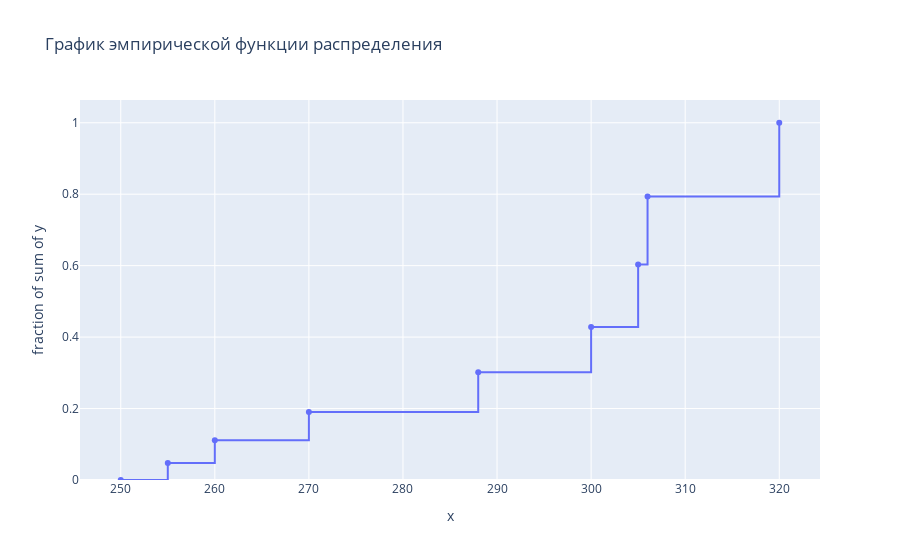

Here is the notebook cell this chart was saved with:
### Markdown cell above
### График эмпирической функции распределения

### Code cell
fig = px.ecdf(
    x=unique,
    y=emp_func.values.tolist()[0],
    markers=True,
    title='График эмпирической функции распределения'
    )
fig.show()

### Figure 1 — Plotly figure (JSON) as saved in the notebook; plotly's stock layout.template omitted (floating-point values rounded to 4 significant figures)
{"data": [{"hovertemplate": "x=%{x}<br>fraction of sum of y=%{y}<extra></extra>", "legendgroup": "", "line": {"dash": "solid", "shape": "hv"}, "marker": {"color": "#636efa", "symbol": "circle"}, "mode": "markers+lines", "name": "", "orientation": "v", "showlegend": false, "type": "scatter", "x": [250, 255, 260, 270, 288, 300, 305, 306, 320], "xaxis": "x", "y": [0, 0.04762, 0.1111, 0.1905, 0.3016, 0.4286, 0.6032, 0.7937, 1], "yaxis": "y"}], "layout": {"legend": {"tracegroupgap": 0}, "title": {"text": "График эмпирической функции распределения"}, "xaxis": {"anchor": "y", "domain": [0, 1], "title": {"text": "x"}}, "yaxis": {"anchor": "x", "domain": [0, 1], "rangemode": "tozero", "title": {"text": "fraction of sum of y"}}}}
